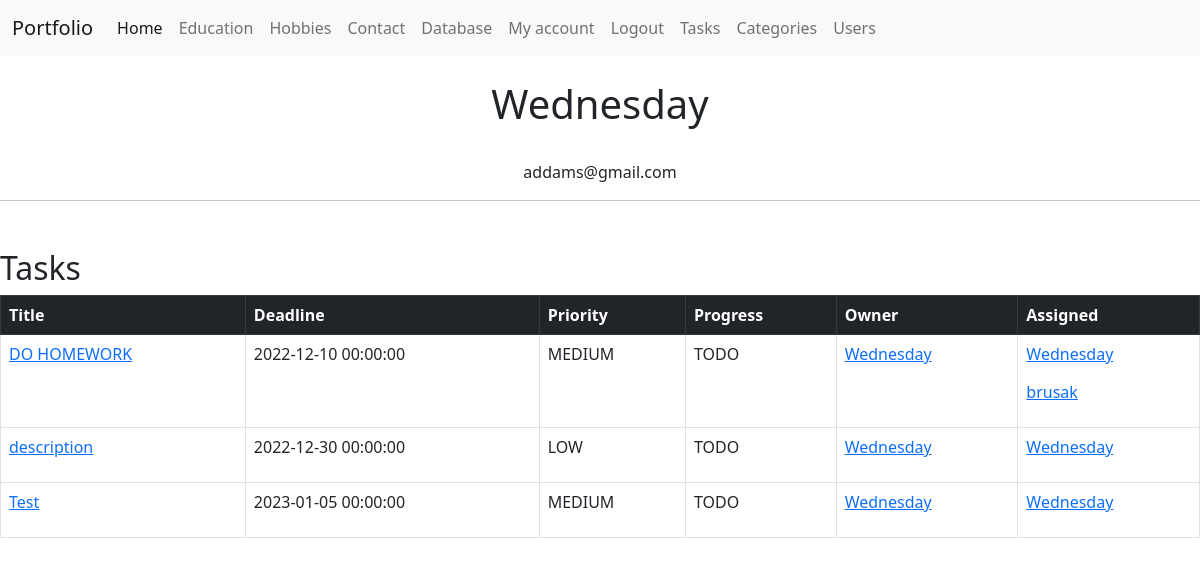
The page /user/profile/2 (signed in) on the database as committed earlier.
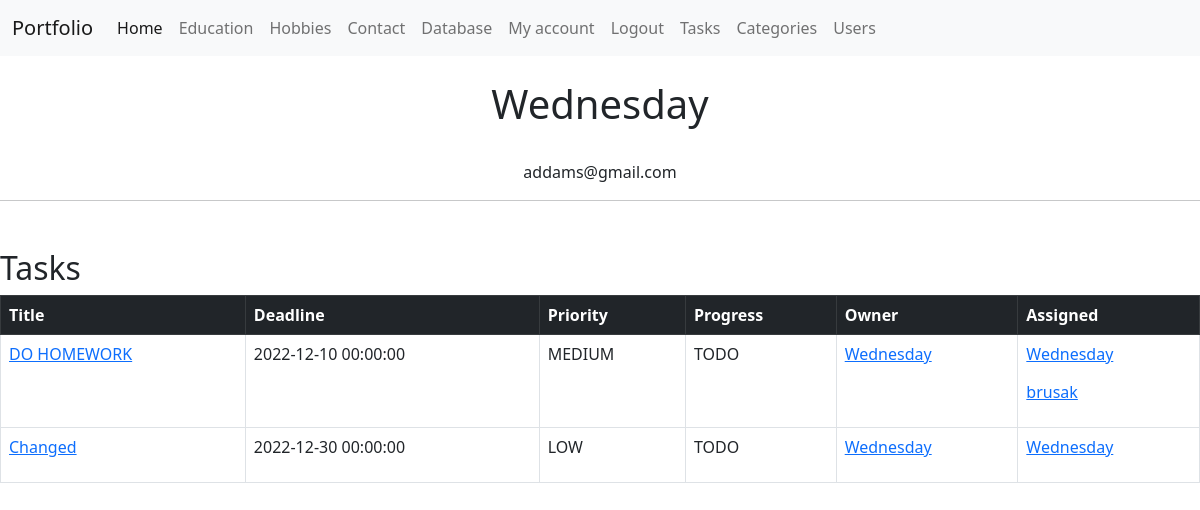
The same page on the database as committed later.
### app/to_do/models.py (models this page shows, shortened)
class Task(db.Model):
    id = db.Column(db.Integer, primary_key=True, autoincrement=True)
    title = db.Column(db.String(120), nullable=False)
    description = db.Column(db.String(2000), nullable=True)
    created = db.Column(db.DateTime, default=datetime.now())
    modified = db.Column(db.DateTime, default=datetime.now, onupdate=datetime.now)
    deadline = db.Column(db.DateTime)
    priority = db.Column(db.Enum(Priority, values_callable=lambda x: [str(member.value) for member in Priority]))
    progress = db.Column(db.Enum(Progress, values_callable=lambda x: [str(member.value) for member in Progress]))
    owner_id = db.Column(db.Integer, db.ForeignKey('user.id'), nullable=False)
    category_id = db.Column(db.Integer, db.ForeignKey('category.id'))
    users = db.relationship('User', secondary=task_user, backref=db.backref('tasks', lazy='dynamic'), lazy='dynamic')
    comments = db.relationship('Comment', backref='tasks', lazy='dynamic')

### app/account/models.py (models this page shows, shortened)
class User(db.Model, UserMixin) :
    id = db.Column(db.Integer, primary_key=True)
    username = db.Column(db.String(20), unique=True, nullable=False)
    email = db.Column(db.String(120), unique=True, nullable=False)
    image_file = db.Column(db.String(20), nullable=False, default='default.jpg')
    about_me = db.Column(db.String(120), nullable=True)
    last_seen = db.Column(db.DateTime, default=now())
    password = db.Column(db.String(60), nullable=False)
    tasks_owned = db.relationship('Task', backref='owner', lazy='dynamic')
    comments = db.relationship('Comment', backref='users', lazy='dynamic')
    @property
    def password_hash(self):
        raise AttributeError('Is not readable')

### app/to_do/views.py (the view)
@to_do_bp.route('/user/profile/<int:user_id>')
@login_required
def user_profile(user_id):
    user_info = User.query.filter_by(id=user_id).first()
    task_list = user_info.tasks
    return render_template('user.html', user_info=user_info, task_list=task_list)

### app/account/models.py (called while the page is built)
@login_manager.user_loader
def user_loader(user_id):
    return User.query.get(int(user_id))

### app/to_do/templates/to_do/user.html (shortened to what this page needs)
{% extends 'layout.html' %}
{% block name %}
<br>
<h1 class="text-center">{{ user_info.username }} </h1>
<br>
<p class="text-center">{{ user_info.email }} </p>
{% endblock %}
{% block body %}
<h2>Tasks</h2>
<table class="table table-hover table-bordered">
  <thead class="table-dark">
    <tr>
      <th scope="col">Title</th>
      <th scope="col">Deadline</th>
      <th scope="col">Priority</th>
      <th scope="col">Progress</th>
      <th scope="col">Owner</th>
      <th scope="col">Assigned</th>
    </tr>
  </thead>
  <tbody>
    {% for task in task_list %}
    <tr>
      <td><a href="{{ url_for('to_do.task', id=task.id) }}">{{ task.title }}</a></td>
      <td>{{ task.deadline }}</td>
      <td>{{ task.priority.name }}</td>
      <td>{{ task.progress.name }}</td>
      <td><a href="{{ url_for('to_do.user_profile', user_id=task.owner_id) }}">{{ task.owner.username }}</a></td>
      <td>
        {% for user in task.users %}
        <p><a href="{{ url_for('to_do.user_profile', user_id=user.id) }}">{{ user.username }}</a></p>
        {% endfor %}
      </td>
    </tr>
  </tbody>
  {% endfor%}
</table>
{% endblock %}

Rows that differ between the two databases and show on the page:
removed Task: title "description", deadline "2022-12-30 00:00:00", priority.name "LOW", progress.name "TODO", owner.username "Wednesday", User (username "Wednesday")
changed Task: title "Test" → "Changed"; deadline "2023-01-05 00:00:00" → "2022-12-30 00:00:00"; priority.name "MEDIUM" → "LOW"
